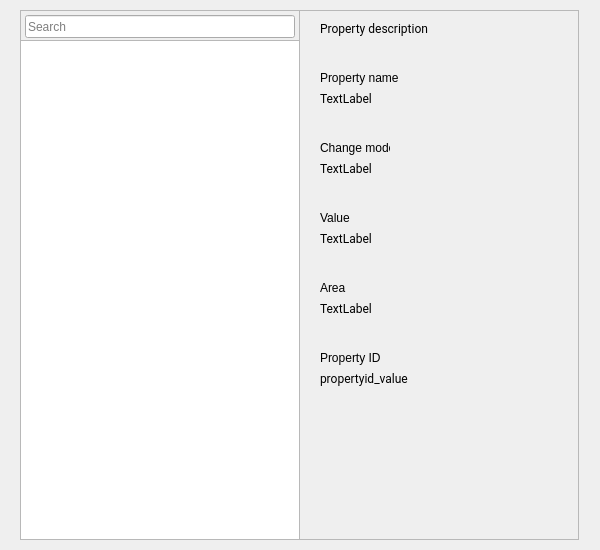
<?xml version="1.0" encoding="UTF-8"?>
<ui version="4.0">
  <class>VhalTable</class>
  <widget class="QWidget" name="VhalTable">
    <property name="geometry">
      <rect>
        <x>0</x>
        <y>0</y>
        <width>600</width>
        <height>550</height>
      </rect>
    </property>
    <property name="windowTitle">
      <string>Form</string>
    </property>
    <widget class="QFrame" name="search_frame">
      <property name="geometry">
        <rect>
          <x>20</x>
          <y>10</y>
          <width>280</width>
          <height>35</height>
        </rect>
      </property>
      <property name="frameShape">
        <enum>QFrame::StyledPanel</enum>
      </property>
      <property name="frameShadow">
        <enum>QFrame::Raised</enum>
      </property>
      <property name="ColorGroup" stdset="0">
        <string>VhalTableSearchFrame</string>
      </property>
    </widget>

    <widget class="QLineEdit" name="property_search">
      <property name="geometry">
        <rect>
          <x>25</x>
          <y>15</y>
          <width>270</width>
          <height>23</height>
        </rect>
      </property>
      <property name="placeholderText">
        <string>Search </string>
      </property>
    </widget>

    <widget class="QListWidget" name="property_list">
      <property name="geometry">
        <rect>
          <x>20</x>
          <y>40</y>
          <width>280</width>
          <height>500</height>
        </rect>
      </property>
      <property name="sortingEnabled">
        <bool>false</bool>
      </property>
       <property name="uniformItemSizes">
        <bool>true</bool>
      </property>
      <property name="verticalScrollBarPolicy">
        <enum>Qt::ScrollBarAlwaysOff</enum>
      </property>
    </widget>

    <widget class="QFrame" name="property_frame">
      <property name="geometry">
        <rect>
          <x>299</x>
          <y>10</y>
          <width>280</width>
          <height>530</height>
        </rect>
      </property>
      <property name="frameShape">
        <enum>QFrame::StyledPanel</enum>
      </property>
      <property name="frameShadow">
        <enum>QFrame::Raised</enum>
      </property>
      <property name="ColorGroup" stdset="0">
        <string>VhalTablePropertyFrame</string>
      </property>
    </widget>

    <widget class="QLabel" name="title">
      <property name="geometry">
        <rect>
          <x>320</x>
          <y>20</y>
          <width>200</width>
          <height>16</height>
        </rect>
      </property>
      <property name="font">
        <font>
          <family>Roboto</family>
        </font>
      </property>
      <property name="ColorGroup" stdset="0">
        <string>Property</string>
      </property>
      <property name="text">
        <string>Property description</string>
      </property>
    </widget>
    <widget class="QLabel" name="property_name">
      <property name="geometry">
        <rect>
          <x>320</x>
          <y>70</y>
          <width>200</width>
          <height>16</height>
        </rect>
      </property>
      <property name="ColorGroup" stdset="0">
        <string>Title</string>
      </property>
      <property name="text">
        <string>Property name</string>
      </property>
    </widget>
    <widget class="QLabel" name="property_name_value">
      <property name="geometry">
        <rect>
          <x>320</x>
          <y>90</y>
          <width>200</width>
          <height>16</height>
        </rect>
      </property>
      <property name="font">
        <font>
          <family>Roboto</family>
        </font>
      </property>
      <property name="text">
        <string>TextLabel</string>
      </property>
      <property name="ColorGroup" stdset="0">
        <string>Property</string>
      </property>
    </widget>
    <widget class="QLabel" name="change_mode">
      <property name="geometry">
        <rect>
          <x>320</x>
          <y>140</y>
          <width>70</width>
          <height>15</height>
        </rect>
      </property>
      <property name="text">
        <string>Change mode</string>
      </property>
      <property name="ColorGroup" stdset="0">
        <string>Title</string>
      </property>
    </widget>
    <widget class="QLabel" name="change_mode_value">
      <property name="geometry">
        <rect>
          <x>320</x>
          <y>160</y>
          <width>160</width>
          <height>16</height>
        </rect>
      </property>
      <property name="font">
        <font>
          <family>Roboto</family>
        </font>
      </property>
      <property name="text">
        <string>TextLabel</string>
      </property>
      <property name="ColorGroup" stdset="0">
        <string>Property</string>
      </property>
    </widget>
    <widget class="QLabel" name="value">
      <property name="geometry">
        <rect>
          <x>320</x>
          <y>210</y>
          <width>59</width>
          <height>15</height>
        </rect>
      </property>
      <property name="text">
        <string>Value</string>
      </property>
      <property name="ColorGroup" stdset="0">
        <string>Title</string>
      </property>
    </widget>
    <widget class="QLabel" name="value_value">
      <property name="geometry">
        <rect>
          <x>320</x>
          <y>230</y>
          <width>200</width>
          <height>16</height>
        </rect>
      </property>
      <property name="font">
        <font>
          <family>Roboto</family>
        </font>
      </property>
      <property name="text">
        <string>TextLabel</string>
      </property>
      <property name="ColorGroup" stdset="0">
        <string>Property</string>
      </property>
    </widget>
    <widget class="RaisedMaterialButton" name="editButton">
      <property name="geometry">
        <rect>
          <x>520</x>
          <y>210</y>
          <width>36</width>
          <height>36</height>
        </rect>
      </property>
      <property name="accessibleDescription">
        <string>Edit</string>
      </property>
      <property name="text">
        <string/>
      </property>
      <property name="icon">
        <iconset resource="../resources.qrc">
          <normaloff>:/dark/edit</normaloff>:/dark/edit</iconset>
      </property>
      <property name="iconSize">
        <size>
          <width>24</width>
          <height>24</height>
        </size>
      </property>
      <property name="flat">
        <bool>true</bool>
      </property>
      <property name="themeIconName" stdset="0">
        <string>edit</string>
      </property>
      <property name="ColorGroup" stdset="0">
        <string>Button</string>
      </property>
      <property name="report_metrics" stdset="0">
        <bool>false</bool>
      </property>
      <property name="themeIconName_disabled" stdset="0">
        <string>edit_disabled</string>
      </property>
    </widget>
    <widget class="QLabel" name="area">
      <property name="geometry">
        <rect>
          <x>320</x>
          <y>280</y>
          <width>59</width>
          <height>15</height>
        </rect>
      </property>
      <property name="text">
        <string>Area</string>
      </property>
      <property name="ColorGroup" stdset="0">
        <string>Title</string>
      </property>
    </widget>
    <widget class="QLabel" name="area_value">
      <property name="geometry">
        <rect>
          <x>320</x>
          <y>300</y>
          <width>200</width>
          <height>16</height>
        </rect>
      </property>
      <property name="font">
        <font>
          <family>Roboto</family>
        </font>
      </property>
      <property name="ColorGroup" stdset="0">
        <string>Property</string>
      </property>
      <property name="text">
        <string>TextLabel</string>
      </property>
    </widget>
    <widget class="QLabel" name="property_id">
      <property name="geometry">
        <rect>
          <x>320</x>
          <y>350</y>
          <width>111</width>
          <height>16</height>
        </rect>
      </property>
      <property name="ColorGroup" stdset="0">
        <string>Title</string>
      </property>
      <property name="text">
        <string>Property ID</string>
      </property>
    </widget>
    <widget class="QLabel" name="property_id_value">
      <property name="geometry">
        <rect>
          <x>320</x>
          <y>370</y>
          <width>160</width>
          <height>16</height>
        </rect>
      </property>
      <property name="font">
        <font>
          <family>Roboto</family>
        </font>
      </property>
      <property name="ColorGroup" stdset="0">
        <string>Property</string>
      </property>
      <property name="text">
        <string>propertyid_value</string>
      </property>
    </widget>

    <zorder>search_frame</zorder>
    <zorder>property_list</zorder>
    <zorder>property_frame</zorder>
    <zorder>property_search</zorder>
    <zorder>title</zorder>
    <zorder>property_name</zorder>
    <zorder>property_name_value</zorder>
    <zorder>change_mode</zorder>
    <zorder>change_mode_value</zorder>
    <zorder>value</zorder>
    <zorder>value_value</zorder>
    <zorder>editButton</zorder>
    <zorder>area</zorder>
    <zorder>area_value</zorder>
    <zorder>property_id</zorder>
    <zorder>property_id_value</zorder>


  </widget>
  <customwidgets>
    <customwidget>
      <class>RaisedMaterialButton</class>
      <extends>QPushButton</extends>
      <header>android/skin/qt/raised-material-button.h</header>
    </customwidget>
  </customwidgets>
  <resources/>
  <connections/>
</ui>
